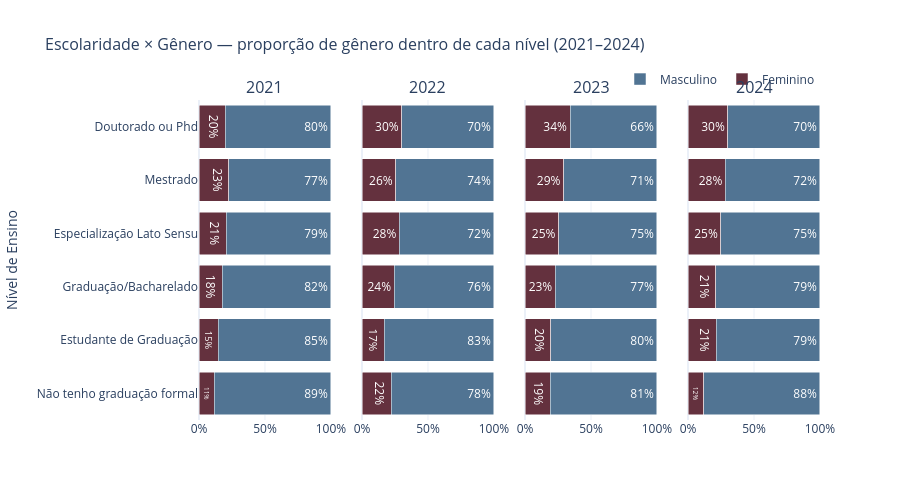

Notebook code cell kept with this figure:
### Markdown cell above
---
## Gráfico 3 — Escolaridade × Gênero por Ano (proporção empilhada)
> Proporção de gênero **dentro de cada nível de ensino**: dentro dos doutorados, quantas % são mulheres?

### Code cell
fig = make_subplots(
    rows=1, cols=4,
    subplot_titles=ANOS,
    shared_yaxes=True
)

for i, ano in enumerate(ANOS, 1):
    df_ano = df[df['ano_pesquisa'] == ano].dropna(subset=['nivel_ensino'])
    prop = prop_genero_dentro_grupo(df_ano, 'nivel_ensino').reindex(NIVEL_ENSINO_ORDEM)

    for genero in ['Feminino', 'Masculino']:
        vals = prop[genero] if genero in prop.columns else [0]*len(prop)
        fig.add_trace(go.Bar(
            y=prop.index.tolist(),
            x=vals,
            name=genero,
            orientation='h',
            marker_color=CORES[genero],
            text=[f'{v:.0f}%' for v in vals],
            textposition='inside',
        ), row=1, col=i)

    fig.update_xaxes(ticksuffix='%', range=[0, 100], row=1, col=i)

fig = legenda_unica(fig)
fig = layout_padrao(fig, 'Escolaridade × Gênero — proporção de gênero dentro de cada nível (2021–2024)',
                    height=500, barmode='stack')
fig.update_yaxes(title_text='Nível de Ensino', col=1)
fig.show()

### Figure 1 — Plotly figure (JSON) as saved in the notebook; plotly's stock layout.template omitted (floating-point values rounded to 4 significant figures)
{"data": [{"marker": {"color": "#64313E"}, "name": "Feminino", "orientation": "h", "showlegend": true, "text": ["11%", "15%", "18%", "21%", "23%", "20%"], "textposition": "inside", "type": "bar", "x": [11.48, 14.55, 17.59, 20.73, 22.51, 19.83], "xaxis": "x", "y": ["Não tenho graduação formal", "Estudante de Graduação", "Graduação/Bacharelado", "Especialização Lato Sensu", "Mestrado", "Doutorado ou Phd"], "yaxis": "y"}, {"marker": {"color": "#517493"}, "name": "Masculino", "orientation": "h", "showlegend": true, "text": ["89%", "85%", "82%", "79%", "77%", "80%"], "textposition": "inside", "type": "bar", "x": [88.52, 85.45, 82.41, 79.27, 77.49, 80.17], "xaxis": "x", "y": ["Não tenho graduação formal", "Estudante de Graduação", "Graduação/Bacharelado", "Especialização Lato Sensu", "Mestrado", "Doutorado ou Phd"], "yaxis": "y"}, {"marker": {"color": "#64313E"}, "name": "Feminino", "orientation": "h", "showlegend": false, "text": ["22%", "17%", "24%", "28%", "26%", "30%"], "textposition": "inside", "type": "bar", "x": [22.22, 16.97, 24.4, 28.37, 25.63, 30.16], "xaxis": "x2", "y": ["Não tenho graduação formal", "Estudante de Graduação", "Graduação/Bacharelado", "Especialização Lato Sensu", "Mestrado", "Doutorado ou Phd"], "yaxis": "y2"}, {"marker": {"color": "#517493"}, "name": "Masculino", "orientation": "h", "showlegend": false, "text": ["78%", "83%", "76%", "72%", "74%", "70%"], "textposition": "inside", "type": "bar", "x": [77.78, 83.03, 75.6, 71.63, 74.37, 69.84], "xaxis": "x2", "y": ["Não tenho graduação formal", "Estudante de Graduação", "Graduação/Bacharelado", "Especialização Lato Sensu", "Mestrado", "Doutorado ou Phd"], "yaxis": "y2"}, {"marker": {"color": "#64313E"}, "name": "Feminino", "orientation": "h", "showlegend": false, "text": ["19%", "20%", "23%", "25%", "29%", "34%"], "textposition": "inside", "type": "bar", "x": [19.05, 19.64, 22.98, 25.41, 29.21, 34.13], "xaxis": "x3", "y": ["Não tenho graduação formal", "Estudante de Graduação", "Graduação/Bacharelado", "Especialização Lato Sensu", "Mestrado", "Doutorado ou Phd"], "yaxis": "y3"}, {"marker": {"color": "#517493"}, "name": "Masculino", "orientation": "h", "showlegend": false, "text": ["81%", "80%", "77%", "75%", "71%", "66%"], "textposition": "inside", "type": "bar", "x": [80.95, 80.36, 77.02, 74.59, 70.79, 65.87], "xaxis": "x3", "y": ["Não tenho graduação formal", "Estudante de Graduação", "Graduação/Bacharelado", "Especialização Lato Sensu", "Mestrado", "Doutorado ou Phd"], "yaxis": "y3"}, {"marker": {"color": "#64313E"}, "name": "Feminino", "orientation": "h", "showlegend": false, "text": ["12%", "21%", "21%", "25%", "28%", "30%"], "textposition": "inside", "type": "bar", "x": [11.76, 21.22, 20.87, 24.91, 28.35, 30.23], "xaxis": "x4", "y": ["Não tenho graduação formal", "Estudante de Graduação", "Graduação/Bacharelado", "Especialização Lato Sensu", "Mestrado", "Doutorado ou Phd"], "yaxis": "y4"}, {"marker": {"color": "#517493"}, "name": "Masculino", "orientation": "h", "showlegend": false, "text": ["88%", "79%", "79%", "75%", "72%", "70%"], "textposition": "inside", "type": "bar", "x": [88.24, 78.78, 79.13, 75.09, 71.65, 69.77], "xaxis": "x4", "y": ["Não tenho graduação formal", "Estudante de Graduação", "Graduação/Bacharelado", "Especialização Lato Sensu", "Mestrado", "Doutorado ou Phd"], "yaxis": "y4"}], "layout": {"annotations": [{"font": {"size": 16}, "showarrow": false, "text": "2021", "x": 0.1062, "xanchor": "center", "xref": "paper", "y": 1, "yanchor": "bottom", "yref": "paper"}, {"font": {"size": 16}, "showarrow": false, "text": "2022", "x": 0.3688, "xanchor": "center", "xref": "paper", "y": 1, "yanchor": "bottom", "yref": "paper"}, {"font": {"size": 16}, "showarrow": false, "text": "2023", "x": 0.6313, "xanchor": "center", "xref": "paper", "y": 1, "yanchor": "bottom", "yref": "paper"}, {"font": {"size": 16}, "showarrow": false, "text": "2024", "x": 0.8938, "xanchor": "center", "xref": "paper", "y": 1, "yanchor": "bottom", "yref": "paper"}], "barmode": "stack", "height": 500, "legend": {"orientation": "h", "x": 1, "xanchor": "right", "y": 1.02, "yanchor": "bottom"}, "title": {"font": {"size": 16}, "text": "Escolaridade × Gênero — proporção de gênero dentro de cada nível (2021–2024)"}, "xaxis": {"anchor": "y", "domain": [0, 0.2125], "range": [0, 100], "ticksuffix": "%"}, "xaxis2": {"anchor": "y2", "domain": [0.2625, 0.475], "range": [0, 100], "ticksuffix": "%"}, "xaxis3": {"anchor": "y3", "domain": [0.525, 0.7375], "range": [0, 100], "ticksuffix": "%"}, "xaxis4": {"anchor": "y4", "domain": [0.7875, 1], "range": [0, 100], "ticksuffix": "%"}, "yaxis": {"anchor": "x", "domain": [0, 1], "title": {"text": "Nível de Ensino"}}, "yaxis2": {"anchor": "x2", "domain": [0, 1], "matches": "y", "showticklabels": false}, "yaxis3": {"anchor": "x3", "domain": [0, 1], "matches": "y", "showticklabels": false}, "yaxis4": {"anchor": "x4", "domain": [0, 1], "matches": "y", "showticklabels": false}}}
